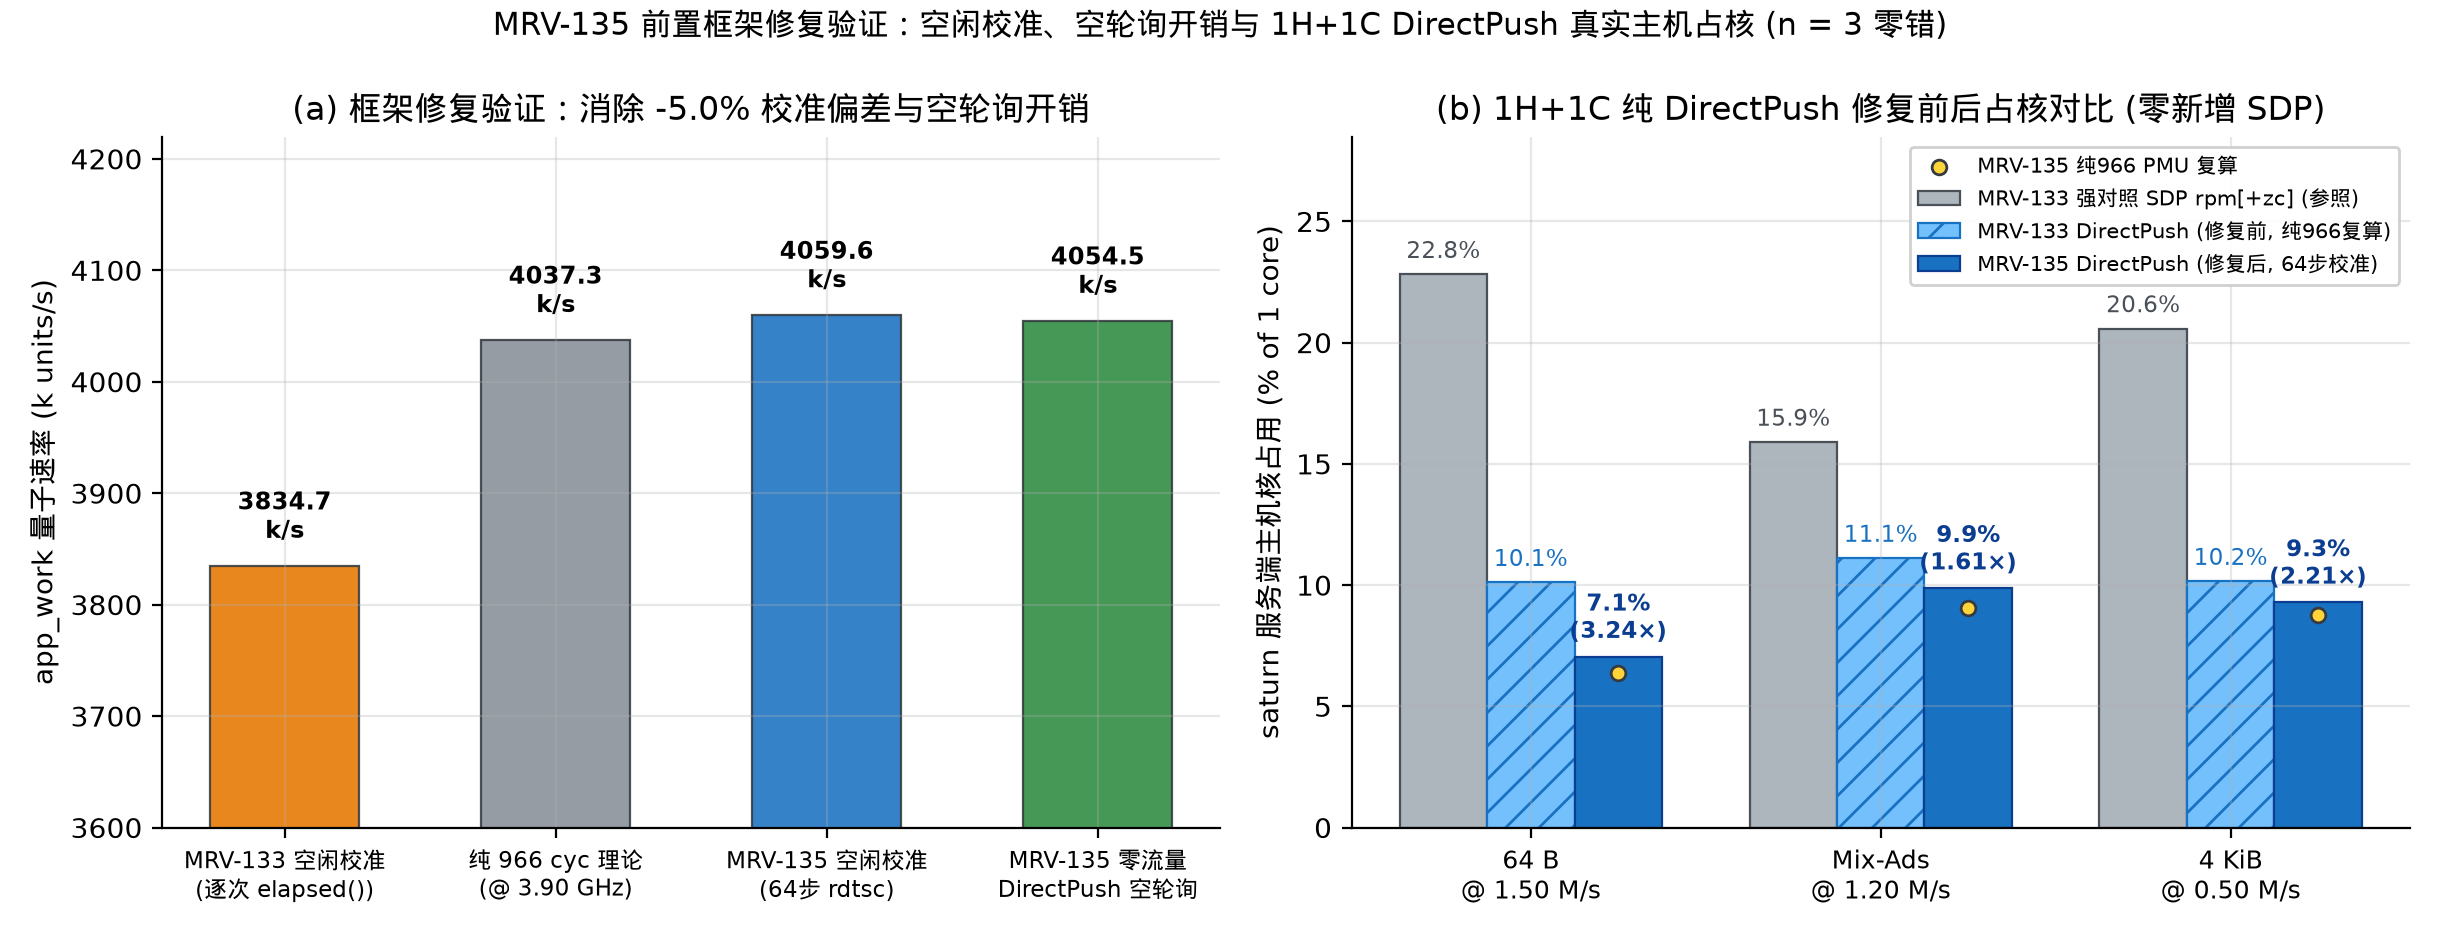

This figure's Python source:
#!/usr/bin/env python3
"""MRV-135 Part 0+1 Harness Fix Verification:
Directly compares MRV-133 raw runs (before Fix 1 & Fix 2) vs MRV-135 raw runs (after Fix 1 & Fix 2)
for idle calibration, zero-traffic empty-poll overhead, and 1H+1C DirectPush host CPU occupancy.
"""
import json
import statistics
from pathlib import Path

import matplotlib.pyplot as plt
import numpy as np

from mrvplot import save

RUNS_135 = Path("/home/hongtao/dev/marvell-mrv135/logs/mrv135-2026-11-21/runs.jsonl")
RUNS_133 = Path("/home/hongtao/dev/marvell-mrv133/logs/mrv133-2026-11-21/runs.jsonl")


def load_by_cfg(path: Path):
    d = {}
    with path.open() as f:
        for line in f:
            r = json.loads(line)
            assert r.get("verified"), f"Unverified in {path}: {r.get('cfg')}"
            d.setdefault(r["cfg"], []).append(r)
    return d


def med(v):
    return statistics.median(v)


def pmu966_occ(row):
    wk = row["host"]["app_work_kps"] * 1000.0
    cyc_rate = row["pmu"]["cycles"] / row["pmu"]["dt_s"]
    return (1.0 - (wk * 966.0) / cyc_rate) * 100.0


def main():
    c135 = load_by_cfg(RUNS_135)
    c133 = load_by_cfg(RUNS_133)

    idle_133 = med([r["cal"]["app_work_kps"] for r in c133["app_work_idle_cal"]])
    idle_135 = med([r["cal"]["app_work_kps"] for r in c135["app_work_idle_cal"]])
    zt_135 = med([r["host"]["app_work_kps"] for r in c135["direct_zero_traffic_poll"]])

    fig, axes = plt.subplots(1, 2, figsize=(12.2, 4.7))

    # Panel (a): Calibration & empty-poll rate verification
    ax = axes[0]
    labels = [
        "MRV-133 空闲校准\n(逐次 elapsed())",
        "纯 966 cyc 理论\n(@ 3.90 GHz)",
        "MRV-135 空闲校准\n(64步 rdtsc)",
        "MRV-135 零流量\nDirectPush 空轮询",
    ]
    vals = [idle_133, 3.9e9 / 966.0 / 1e3, idle_135, zt_135]
    cols = ["#e67700", "#868e96", "#1971c2", "#2b8a3e"]
    x = np.arange(len(labels))
    bars = ax.bar(x, vals, width=0.55, color=cols, alpha=0.88, edgecolor="#343a40", lw=0.8)
    for b, v in zip(bars, vals):
        ax.text(b.get_x() + b.get_width() / 2, v + 18, f"{v:.1f}\nk/s", ha="center", va="bottom", fontsize=8.5, fontweight="bold")
    ax.set_xticks(x)
    ax.set_xticklabels(labels, fontsize=8.3)
    ax.set_ylabel("app_work 量子速率 (k units/s)")
    ax.set_ylim(3600, 4220)
    ax.set_title("(a) 框架修复验证：消除 -5.0% 校准偏差与空轮询开销")

    # Panel (b): 1H+1C DirectPush host CPU occupancy (before vs after Fix 1+2, plus MRV-133 SDP rpm[+zc] ref)
    ax = axes[1]
    cases = [
        ("64 B\n@ 1.50 M/s", "direct_cpu_64_r1500", "sdp_rpm_cpu_64_r1500", "direct1c_cpu_64_r1500"),
        ("Mix-Ads\n@ 1.20 M/s", "direct_cpu_mix_ads_r1200", "sdp_rpm_cpu_mix_ads_r1200", "direct1c_cpu_mix_ads_r1200"),
        ("4 KiB\n@ 0.50 M/s", "direct_cpu_4096_r500", "sdp_rpm_cpu_4096_r500", "direct1c_cpu_4096_r500"),
    ]
    x = np.arange(len(cases))
    w = 0.25

    sdp_ref = [med([pmu966_occ(r) for r in c133[k_sdp]]) for _, _, k_sdp, _ in cases]
    dp_old = [med([pmu966_occ(r) for r in c133[k_old]]) for _, k_old, _, _ in cases]
    dp_new_cal = [med([(1.0 - r["host"]["app_work_kps"] / idle_135) * 100.0 for r in c135[k_new]]) for _, _, _, k_new in cases]
    dp_new_pmu = [med([pmu966_occ(r) for r in c135[k_new]]) for _, _, _, k_new in cases]

    b1 = ax.bar(x - w, sdp_ref, width=w, color="#adb5bd", edgecolor="#495057", lw=0.8, label="MRV-133 强对照 SDP rpm[+zc] (参照)")
    b2 = ax.bar(x, dp_old, width=w, color="#74c0fc", edgecolor="#1971c2", lw=0.8, hatch="//", label="MRV-133 DirectPush (修复前, 纯966复算)")
    b3 = ax.bar(x + w, dp_new_cal, width=w, color="#1971c2", edgecolor="#0b3d91", lw=0.8, label="MRV-135 DirectPush (修复后, 64步校准)")

    for i, (sr, do, dn, dnp) in enumerate(zip(sdp_ref, dp_old, dp_new_cal, dp_new_pmu)):
        ax.text(x[i] - w, sr + 0.45, f"{sr:.1f}%", ha="center", va="bottom", fontsize=8.2, color="#495057")
        ax.text(x[i], do + 0.45, f"{do:.1f}%", ha="center", va="bottom", fontsize=8.2, color="#1971c2")
        ratio = sr / dn
        ax.text(x[i] + w, dn + 0.45, f"{dn:.1f}%\n({ratio:.2f}×)", ha="center", va="bottom", fontsize=8.2, color="#0b3d91", fontweight="bold")
        # Also mark pure-966 PMU dot right on top of b3 to prove agreement
        ax.scatter([x[i] + w], [dnp], color="#ffd43b", edgecolor="#343a40", s=28, zorder=5,
                   label="MRV-135 纯966 PMU 复算" if i == 0 else None)

    ax.set_xticks(x)
    ax.set_xticklabels([c[0] for c in cases], fontsize=9.0)
    ax.set_ylabel("saturn 服务端主机核占用 (% of 1 core)")
    ax.set_ylim(0, 28.5)
    ax.set_title("(b) 1H+1C 纯 DirectPush 修复前后占核对比 (零新增 SDP)")
    ax.legend(loc="upper right", fontsize=7.6, frameon=True, framealpha=0.92)

    fig.suptitle(
        "MRV-135 前置框架修复验证：空闲校准、空轮询开销与 1H+1C DirectPush 真实主机占核 (n = 3 零错)",
        fontsize=11.0,
        y=0.99,
    )
    out = save(fig, "mrv-135-fix-cpu")
    print(f"Saved {out}")


if __name__ == "__main__":
    main()
